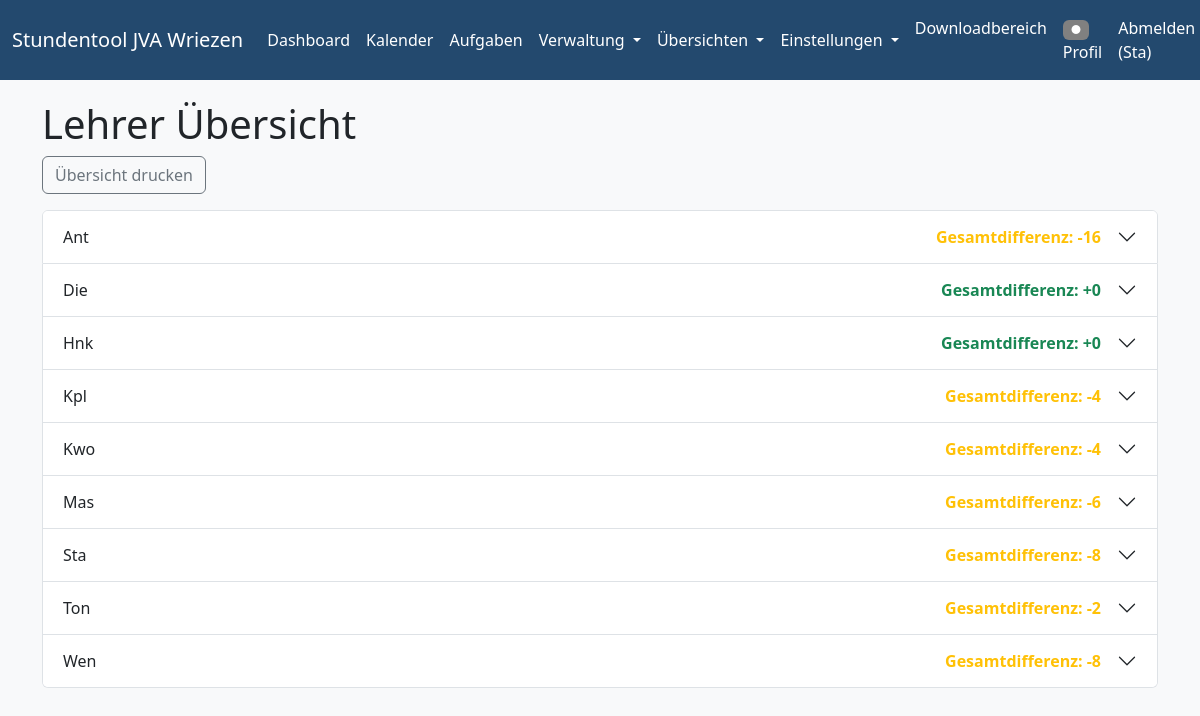
The app's page /uebersicht/lehrer (signed in), older data.
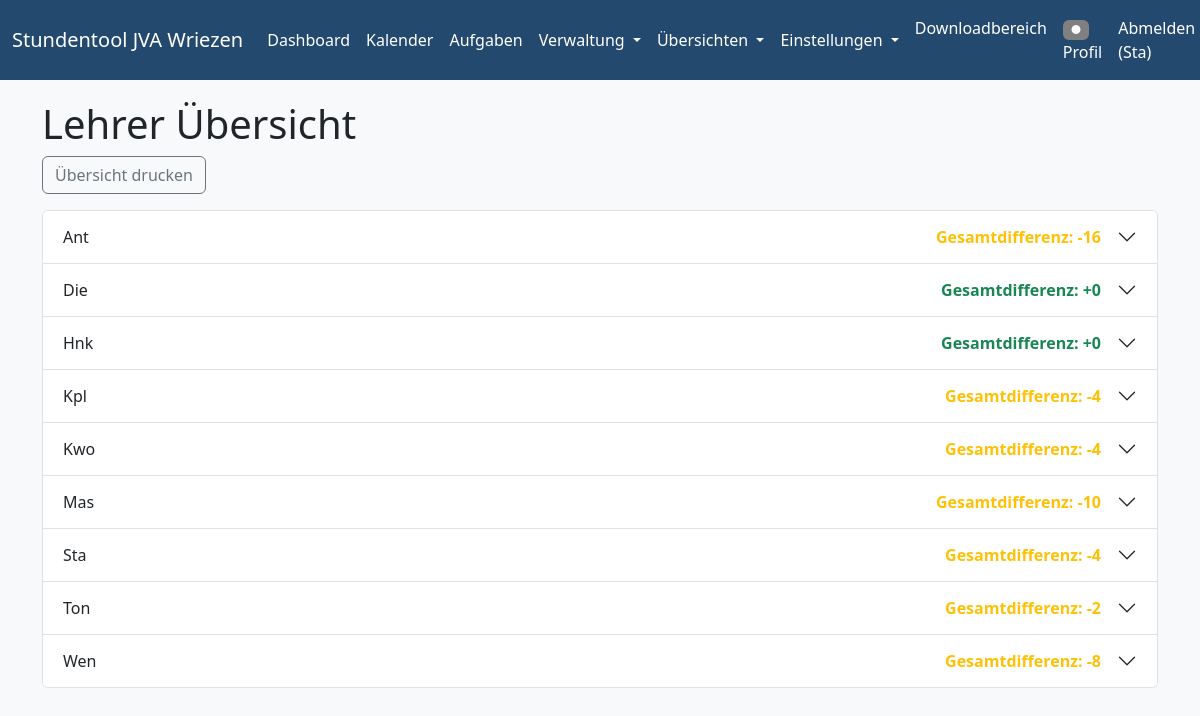
The same page, newer data.
### models.py (models this page shows, shortened)
class Lehrer(db.Model):
    __tablename__ = 'lehrer'
    id = db.Column(db.Integer, primary_key=True)
    name = db.Column(db.String(64), unique=True, nullable=False)
    stunden_gesamt_soll_input = db.Column(db.String(10), default='26')
    stunden_a_input = db.Column(db.String(10), default='')
    stunden_b_input = db.Column(db.String(10), default='')
    stunden_a = db.Column(db.Integer, default=0)
    stunden_b = db.Column(db.Integer, default=0)
    farbe = db.Column(db.String(7), default='#808080') # Hex color
    tage = db.Column(db.JSON, default=lambda: ["Mo", "Di", "Mi", "Do", "Fr"])
    max_stunden_pro_tag = db.Column(db.JSON, default=lambda: {}) # Speichert {Tag: {WocheA: X, WocheB: Y}}
    abwesend_an_tagen = db.Column(db.JSON, default=list)
    angebote = db.relationship('Angebot', secondary=lehrer_angebot_association, backref='lehrer')
    hauptangebot_id = db.Column(db.Integer, db.ForeignKey('angebot.id'), nullable=True)
    hauptangebot = db.relationship('Angebot', foreign_keys=[hauptangebot_id])
    einsatz_klassen = db.Column(db.Text, default="[]")  # PATCH: als JSON-String speichern, falls kein PickleType/JSON verfügbar

### app.py (the view)
@app.route('/uebersicht/lehrer')
@login_required
@role_required([ROLE_ADMIN, ROLE_PLANER])
def lehrer_uebersicht():
    lehrer_details = berechne_lehrer_uebersicht()
    return render_template(
        'lehrer_uebersicht.html',
        title='Lehrer Übersicht',
        lehrer_details=lehrer_details,
    )

### app.py (called while the page is built)
def role_required(allowed_roles):
    def decorator(f):
        @wraps(f)
        def decorated_function(*args, **kwargs):
            if not current_user.is_authenticated:
                return login_manager.unauthorized() # Redirect to login page
            if current_user.role not in allowed_roles:
                flash('Sie haben keine Berechtigung, auf diese Seite zuzugreifen.', 'danger')
                abort(403) # Forbidden
            return f(*args, **kwargs)
        return decorated_function
    return decorator

@login_manager.user_loader
def load_user(user_id):
    return User.query.get(int(user_id))

### templates/lehrer_uebersicht.html (shortened to what this page needs)
{% extends "base.html" %}
{% block content %}
<h1>Lehrer Übersicht</h1>
<div class="mb-3">
    <button class="btn btn-outline-secondary" onclick="window.print()">Übersicht drucken</button>
</div>
<div class="accordion" id="lehrerAccordion">
    {% for lehrer in lehrer_details %}
    <div class="accordion-item">
        <h2 class="accordion-header" id="heading-{{ lehrer.id }}">
            <button class="accordion-button collapsed" type="button" data-bs-toggle="collapse" data-bs-target="#collapse-{{ lehrer.id }}" aria-expanded="false" aria-controls="collapse-{{ lehrer.id }}">
                <div class="d-flex justify-content-between w-100 me-3">
                    <span>{{ lehrer.name }}</span>
                    <span class="fw-bold {% if lehrer.gesamt_diff > 0 %}text-danger{% elif lehrer.gesamt_diff < 0 %}text-warning{% else %}text-success{% endif %}">
                        Gesamtdifferenz: {{ '%+d'|format(lehrer.gesamt_diff) }}
                    </span>
                </div>
            </button>
        </h2>
                                {% set has_einsaetze = false %}
    </div>
    {% endfor %}
</div>
{% endblock %}

Row changes from the older to the newer data that the page shows:
computed for Lehrer "Mas": gesamt_diff "-6" → "-10"
changed Lehrer "Sta": gesamt_diff "-8" → "-4"
